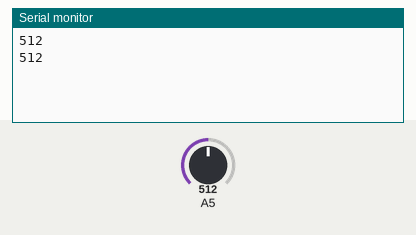
The sketch below on a simulated Arduino Uno, built with avr-gcc and run on an emulated ATmega328P. On the bench: the last lines printed to the serial monitor. The test bench sets the inputs (shaded band); at power-on: A5 = 512.

Above: at 1.8 s.
1.9 s: A5 set to 716
At 2.8 s:
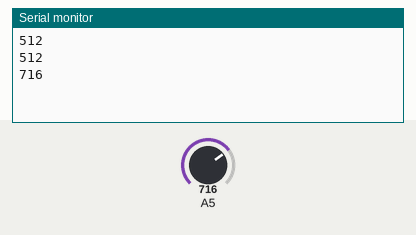
3.4 s: A5 set to 900
At 4.5 s:
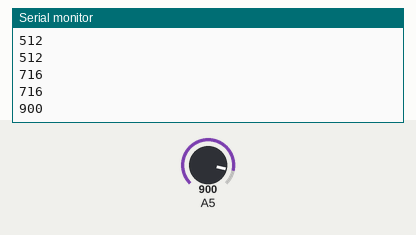
Timing chart, 0 to 6.4 s (numbered marks = the images above; inputs shaded):
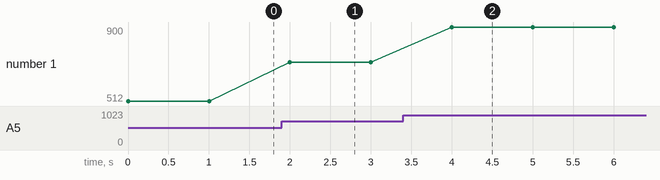

Measured:
- after the input at 1.9 s, the serial monitor: prints a new line after 0.10 s (image 1)
- after the input at 3.4 s, the serial monitor: prints a new line after 0.60 s (image 2)
- plotted number 1: 512 → 716 after the input at 1.9 s, 716 → 900 after the input at 3.4 s

The sketch:

index.ino
```cpp
int potentiometer = A5;

void setup(){
  Serial.begin(9600);
}

void loop(){
  int status = analogRead(A5);

  Serial.println(status); // rentang 0 - 1023
  delay(1000);
}
```
